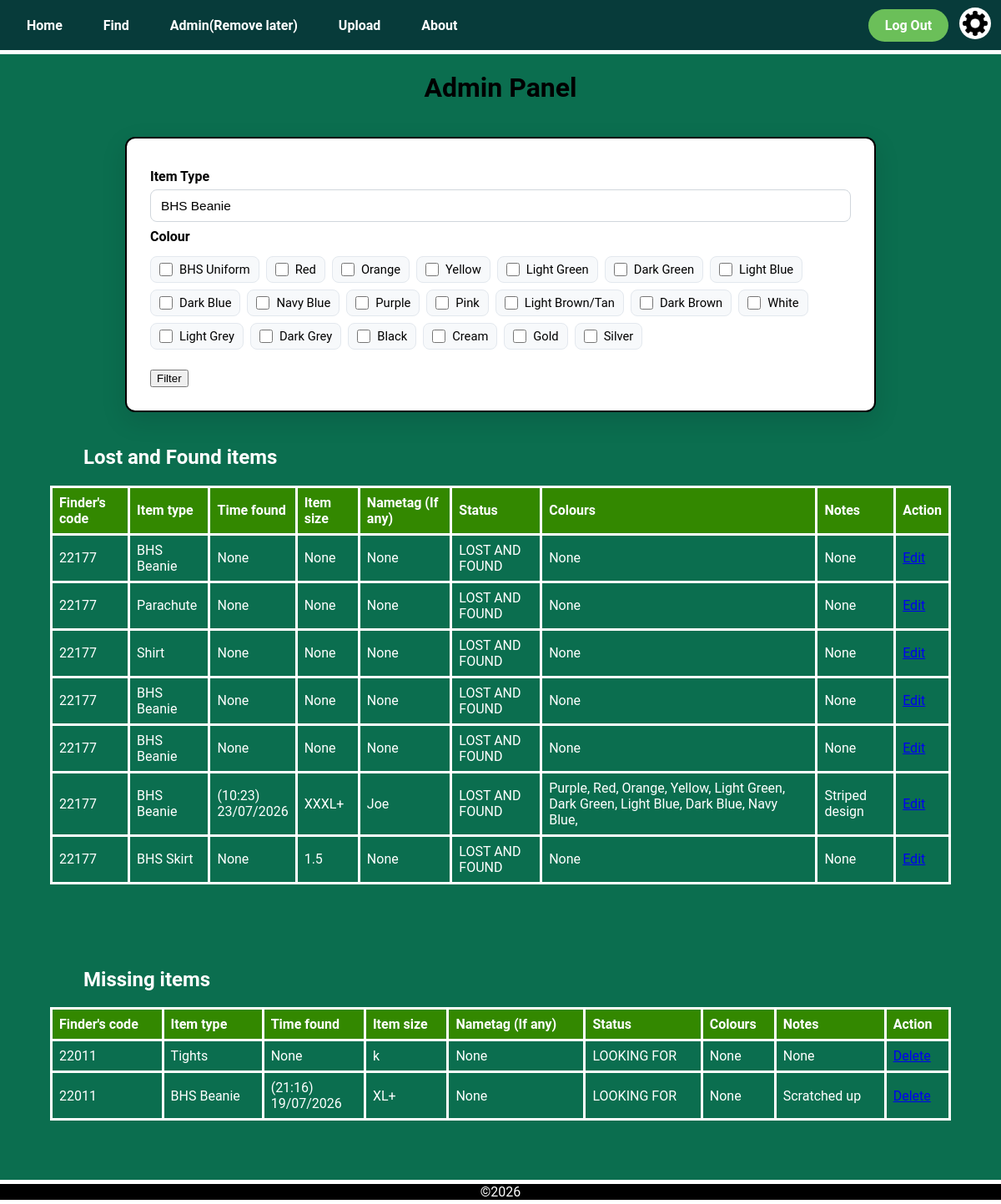
Page /admin (signed in) on the earlier database version.
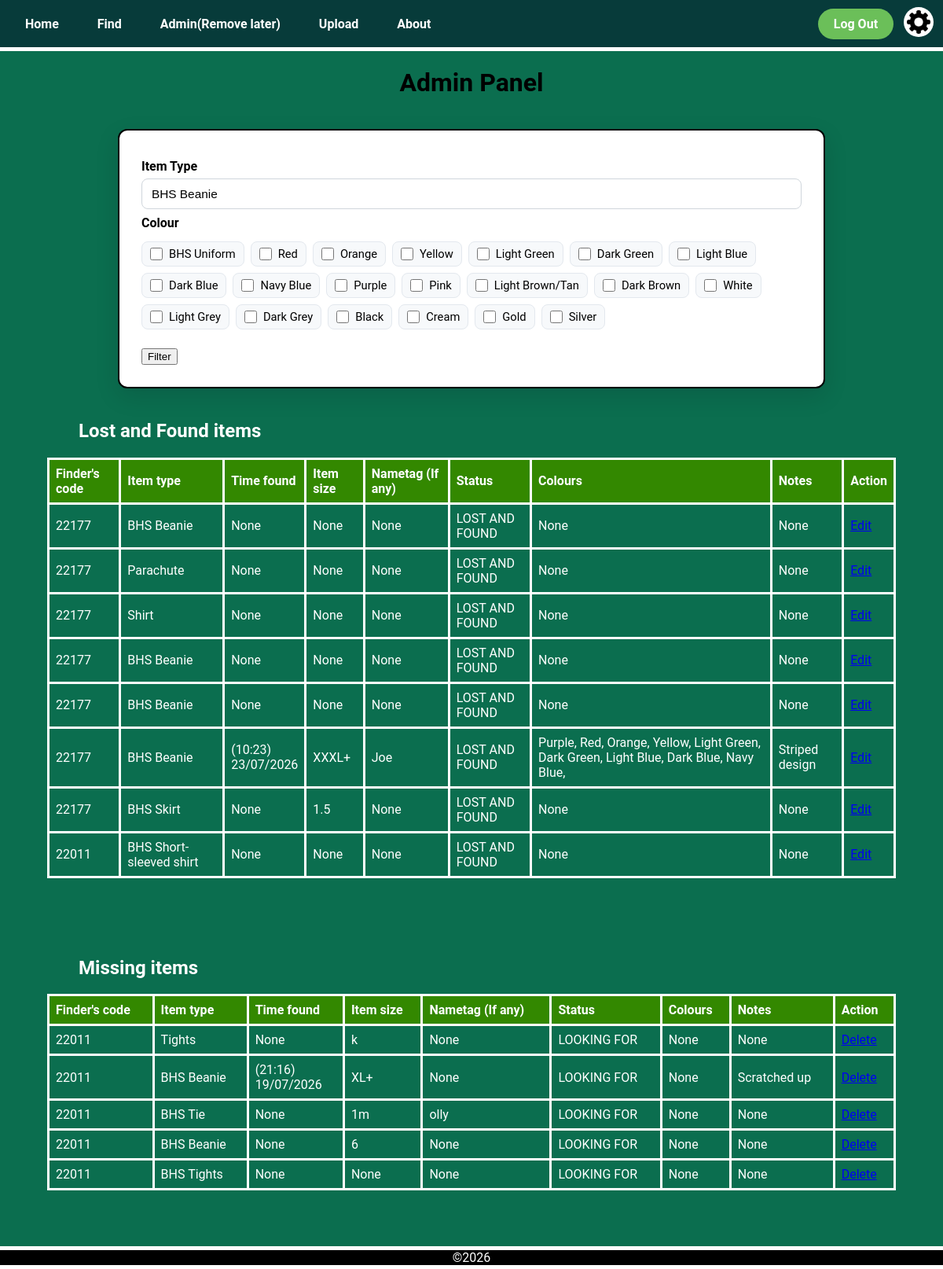
Same page on the later database version.
### app.py (models this page shows)
class LostItem(db.Model):
    __tablename__ = 'lost_item'
    item_id = db.Column(db.Integer, primary_key=True)
    finder_id = db.Column(db.Integer, db.ForeignKey('user.user_id'))
    item_type = db.Column(db.String(50))
    time_found = db.Column(db.String(50))
    size = db.Column(db.String(50))
    nametag = db.Column(db.String(50))
    status = db.Column(db.String(50))
    notes = db.Column(db.String(50))
    colours = db.relationship('Colour', secondary='lostitem_colour', backref='lost_items')

class Colour(db.Model):
    __tablename__ = 'colour'
    colour_id = db.Column(db.Integer, primary_key=True)
    name = db.Column(db.String(50))

### app.py (the view)
@app.route('/admin', methods=['POST', 'GET'])
@login_required
def admin():
    if session['clearance'] > 1:   # Clearance check, Admins only
        return render_template('error.html',
                               title='Access Forbidon',
                               error_title='Forbiddon',
                               error_message='You do not have permission to access this page')
    lost_and_found_items = LostItem.query.filter_by(status='LOST AND FOUND').all()
    missing_items = LostItem.query.filter_by(status='LOOKING FOR').all()
    for item in lost_and_found_items + missing_items:
        item.colour_names = [colour.name for colour in item.colours]
    return render_template('admin.html', title='Admin',
                           lost_and_found_items=lost_and_found_items,
                           missing_items=missing_items)

### app.py (called while the page is built)
@login_manager.user_loader
def load_user(user_id):
    return User.query.get(int(user_id))

@app.context_processor
def inject_variables():
    return dict(show_footer=True,
                logged_in = current_user.is_authenticated)

### templates/admin.html (shortened to what this page needs)
{% extends "layout.html" %}
{% block content %}
<h1 class="title">
    Admin Panel
</h1>
<form method="post" action="/admin">
    <div class="upload_form">
        <h2 class="upload_form_subtitle">Item Type</h2>
        <select name="item_type" class="upload_type_dropdown">
            <option value="BHS Beanie">BHS Beanie</option>
        </select>
        <h2 class="upload_form_subtitle">Colour</h2>
        <fieldset class='upload_colour_selection'>
            <label>
                <input type="checkbox" name="colours[]" value="BHS Uniform"> BHS Uniform
            </label>
            <label>
                <input type="checkbox" name="colours[]" value="Red"> Red
            </label>
            <label>
                <input type="checkbox" name="colours[]" value="Orange"> Orange
            </label>
            <label>
                <input type="checkbox" name="colours[]" value="Yellow"> Yellow
            </label>
            <label>
                <input type="checkbox" name="colours[]" value="Light Green"> Light Green
            </label>
            <label>
                <input type="checkbox" name="colours[]" value="Dark Green"> Dark Green
            </label>
            <label>
                <input type="checkbox" name="colours[]" value="Light Blue"> Light Blue
            </label>
            <label>
                <input type="checkbox" name="colours[]" value="Dark Blue"> Dark Blue
            </label>
            <label>
                <input type="checkbox" name="colours[]" value="Navy Blue"> Navy Blue
            </label>
            <label>
                <input type="checkbox" name="colours[]" value="Purple"> Purple
            </label>
            <label>
                <input type="checkbox" name="colours[]" value="Pink"> Pink
            </label>
            <label>
                <input type="checkbox" name="colours[]" value="Light Brown/Tan"> Light Brown/Tan
            </label>
            <label>
                <input type="checkbox" name="colours[]" value="Dark Brown"> Dark Brown
            </label>
            <label>
                <input type="checkbox" name="colours[]" value="White"> White
            </label>
            <label>
                <input type="checkbox" name="colours[]" value="Light Grey"> Light Grey
            </label>
            <label>
                <input type="checkbox" name="colours[]" value="Dark Grey"> Dark Grey
            </label>
            <label>
                <input type="checkbox" name="colours[]" value="Black"> Black
            </label>
            <label>
                <input type="checkbox" name="colours[]" value="Cream"> Cream
            </label>
            <label>
                <input type="checkbox" name="colours[]" value="Gold"> Gold
            </label>
            <label>
                <input type="checkbox" name="colours[]" value="Silver"> Silver
            </label>
        </fieldset>
        <input class='upload_submit_button' type="submit" value="Filter">
    </div>
</form>
<table class="item_info_table">
  <h2 class="sub_heading">Lost and Found items</h2>
    <tr>
      <th class="item_info_header">Finder's code</th>
      <th class="item_info_header">Item type</th>
      <th class="item_info_header">Time found</th>
      <th class="item_info_header">Item size</th>
      <th class="item_info_header">Nametag (If any)</th>
      <th class="item_info_header">Status</th>
      <th class="item_info_header">Colours</th>
      <th class="item_info_header">Notes</th>
      <th class="item_info_header">Action</th>
    </tr>
    {% for item in lost_and_found_items %}
    <tr class="item_info_row">
      <td>{{item.finder_id}}</td>
      <td>{{item.item_type}}</td>
      <td>
        {% if item.time_found is not none %}
          ({{ item.time_found[11:16] }})<br>{{ item.time_found[8:10] }}/{{ item.time_found[5:7] }}/{{ item.time_found[0:4] }}
        {% else %}
          {{item.time_found}}
        {% endif %}
      </td>
      <td>{{item.size}}</td>
      <td>{{item.nametag}}</td>
      <td>{{item.status}}</td>
            <td>
        {% if item.colour_names %}
            {% for colour in item.colour_names %}
              {{ colour }},
            {% endfor %}
        {% else %}
          None
        {% endif %}
      </td>
      <td>{{item.notes}}</td>
      <td class="edit_item_button"><a href="/item/{{item.item_id}}">Edit</a></td>
    </tr>
    {% endfor %}
</table>
<table class="item_info_table">
    <h2 class="sub_heading">Missing items</h2>
    <tr>
      <th class="item_info_header">Finder's code</th>
      <th class="item_info_header">Item type</th>
      <th class="item_info_header">Time found</th>
      <th class="item_info_header">Item size</th>
      <th class="item_info_header">Nametag (If any)</th>
      <th class="item_info_header">Status</th>
      <th class="item_info_header">Colours</th>
      <th class="item_info_header">Notes</th>
      <th class="item_info_header">Action</th>
    </tr>
    {% for item in missing_items %}
    <tr class="item_info_row">
      <td>{{item.finder_id}}</td>
      <td>{{item.item_type}}</td>
      <td>
        {% if item.time_found is not none %}
          ({{ item.time_found[11:16] }})<br>{{ item.time_found[8:10] }}/{{ item.time_found[5:7] }}/{{ item.time_found[0:4] }}
        {% else %}
          {{item.time_found}}
        {% endif %}
      </td>
      <td>{{item.size}}</td>
      <td>{{item.nametag}}</td>
      <td>{{item.status}}</td>
      <td>
        {% if colour_names %}
            {% for colour in colour_names %}
              {{ colour }},
            {% endfor %}
        {% else %}
          None
        {% endif %}
      </td>
      <td>{{item.notes}}</td>
      <td class="edit_item_button">
        <a href="/item/{{item.item_id}}/delete">Delete</a>
      </td>
    </tr>
    {% endfor %}
</table>
{% endblock %}

### templates/layout.html (shortened to what this page needs)
<!DOCTYPE html>
<html lang="en">
<head>
    <link rel="stylesheet" href="../static/css/style.css">
</head>
<body>
    <nav>{% include "navigation.html"%}</nav>
    <main>{% block content %} {% endblock %}</main>
    {% if show_footer %}
    <footer>
        ©2026
    </footer>
    {% endif %}
</body>
</html>

### templates/navigation.html
<div class="navigation_bar">
    <div class="navigation_links">
        <a href="/home">Home</a>
        <a href="/find">Find</a>
        <a href="/admin">Admin(Remove later)</a>
        <a href="/upload">Upload</a>
        <a href="/about">About</a>
    </div>
    {% if logged_in %}
    <div class="navigation_buttons">
        <div class="signlog">
            <a href="logout">Log Out</a>
        </div>
        <a class="settings_button" href="settings">
            <img src="/static/images/settings_button.png" alt="Settings">
        </a>
    </div>
    {% else %}
    <div class="signlog">
        <a href="/login">Login</a>
        <a href="/signup">Signup</a>
    </div>
    {% endif %}
</div>

### static/css/style.css (style rules this page uses)
body { background-color: var(--dark-emerald); font-family: "Roboto", sans-serif; margin: 0; padding: 0; color: black; }
.title { text-align: center; }
:root { --dark-teal: #073b3aff; --dark-emerald: #0b6e4fff; --medium-jungle: #08a045ff; --moss-green: #6bbf59ff; --soft-fawn: #ddb771ff; --transition-time: 0.4s; }
.navigation_bar { background-color: var(--dark-teal); display: flex; justify-content: space-between; align-items: center; padding: 0 12px; margin-left: 0; border-bottom: 5px solid white; height: 60px; }
.navigation_links a { margin-right: 5px; padding: 20px 20px; border-radius: 2px; color: #FFFFFF; font-weight: bold; text-decoration: none; height: 100%; transition: var(--transition-time); }
.signlog a { margin-right: 0px; margin-left: 9px; background-color: var(--moss-green); color:#FFFFFF; padding: 10px 20px; border-radius: 50px; font-weight: bold; text-decoration: none; transition: var(--transition-time); }
.signlog, .settings_button { display: inline-block; vertical-align: middle; }
.settings_button img { width: 30px; height: 30px; margin: 0; padding: 4px; background-color: white; border-radius: 100%; cursor: pointer; margin-left: 9px; }
.sub_heading { text-align: left; color: white; margin-left: 100px; }
.item_info_table { border-collapse: collapse; width: 90%; margin: 0 auto 100px auto; text-align: left; color: #FFFFFF; border: 3px solid white; }
.item_info_table th { border: 3px solid white; text-align: left; padding: 8px; }
.item_info_table td { border: 3px solid white; text-align: left; padding: 8px; }
.item_info_header { background-color: #338800; }
.upload_form { background-color: #ffffff; max-width: 900px; margin: 2.5rem auto; padding: 1.75rem; border-radius: 12px; box-shadow: 0 10px 30px rgba(2,6,23,0.12); border: 2px solid black; color: black; box-sizing: border-box; }
.upload_form h2.upload_form_subtitle { margin: 0.5rem 0 0.35rem 0; font-size: 1rem; color: black; font-weight: 700; }
.upload_type_dropdown, .upload_datetime, .upload_text_box, .upload_form input[type="text"] { width: 100%; padding: 10px 12px; border-radius: 8px; border: 1px solid #d0d6dc; background-color: #ffffff; box-sizing: border-box; font-size: 0.96rem; }
.upload_type_dropdown { appearance: none; }
.upload_colour_selection { display: flex; flex-wrap: wrap; gap: 0.5rem; padding: 0.5rem 0; border: none; margin: 0 0 0.5rem 0; }
.upload_colour_selection label { display: inline-flex; align-items: center; gap: 0.5rem; padding: 6px 10px; border-radius: 8px; background: #f7f9fb; border: 1px solid #e3e8ee; cursor: pointer; font-size: 0.92rem; }
.upload_colour_selection input[type="checkbox"] { margin: 0; width: 16px; height: 16px; accent-color: var(--medium-jungle); }
.upload_submit_button { display: flex; justify-content: center; margin-top: 1rem; }
footer { background-color: #000000; border-top: 5px solid white; border-bottom: 5px solid white; text-align: center; color: white; width: 100%; position: fixed; bottom: 0; }

Differences in the rows shown:
added LostItem: finder_id "22011", item_type "BHS Short-sleeved shirt", time_found "None", size "None", nametag "None", status "LOST AND FOUND", notes "None", shown under "Lost and Found items"
added LostItem: finder_id "22011", item_type "BHS Tie", time_found "None", size "1m", nametag "olly", status "LOOKING FOR", notes "None", shown under "Missing items"
added LostItem: finder_id "22011", item_type "BHS Beanie", time_found "None", size "6", nametag "None", status "LOOKING FOR", notes "None", shown under "Missing items"
added LostItem: finder_id "22011", item_type "BHS Tights", time_found "None", size "None", nametag "None", status "LOOKING FOR", notes "None", shown under "Missing items"
